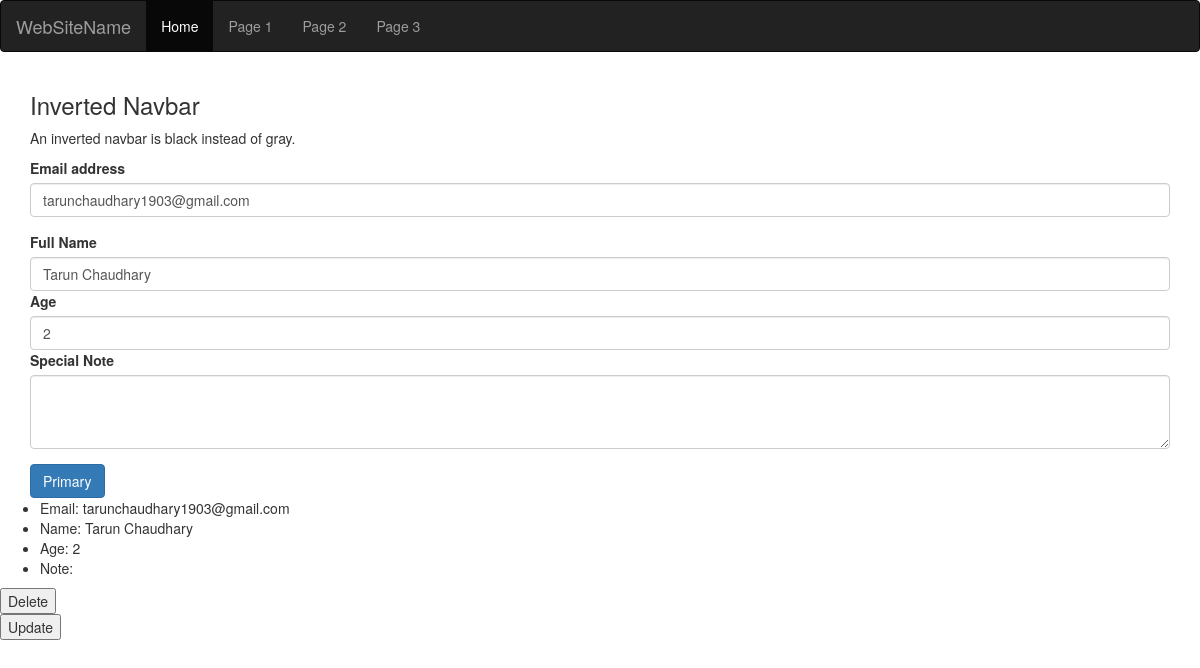
The app's page /practice/collection/1/ with its own data.
### practice/models.py (models this page shows, shortened)
class Human(models.Model):
    id = models.AutoField(primary_key=True)
    email = models.CharField(max_length=500)
    full_name = models.CharField(max_length=300)
    age = models.IntegerField(default=0)
    special_note = models.CharField(max_length=5000)

### practice/views.py (the view)
# urls.py: path('collection/<int:id>/', views.collection_detail, name='collection'),
def collection_detail(request, id):
    human_all = Human.objects.get(id=id)
    context = {'human_all': human_all}
    return render(request, 'detail.html', context)

### practice/templates/detail.html (shortened to what this page needs)
{% extends 'base.html' %}
{% block body  %}
<div class="container">
  <h3>Inverted Navbar</h3>
  <p>An inverted navbar is black instead of gray.</p>
    <form action="/practice/details/" method="post">{% csrf_token %}
  <div class="form-group">
    <label for="email">Email address</label>
    <input type="email" class="form-control" id="email" placeholder="name@example.com" name="email" value="{{ human_all.email }}">
  </div>
      <div class="col">
    <label for="name">Full Name</label>
    <input type="name" class="form-control" id="name" placeholder="name@example.com" name="name" value="{{ human_all.full_name }}">
  </div>
  <div class="col">
    <label for="age">Age</label>
    <input type="age" class="form-control" id="age" placeholder="name@example.com" name="age" value="{{ human_all.age }}">
  </div>
  <div class="form-group">
    <label for="note">Special Note</label>
    <textarea class="form-control" id="note" rows="3" name="note" value="{{ human_all.special_note }}"></textarea>
  </div>
        <button type="submit" class="btn btn-primary">Primary</button>
</form>
</div>
<ul>
    <li> Email: {{human_all.email }}</li>
    <li>Name: {{ human_all.full_name }}</li>
    <li>Age: {{ human_all.age }}</li>
    <li>Note:{{  human_all.special_note }}</li>
</ul>
<form action="{% url 'delete' human_all.id %}" method="post" style="display: inline">
     <button type="submit">Delete</button>
</form>
<form action="#" method="post">{% csrf_token %}
    <button type="submit">Update</button>
</form>
{% endblock %}

### records on screen
Human: email "tarunchaudhary1903@gmail.com", name "Tarun Chaudhary", age "2", full_name "Tarun Chaudhary"
